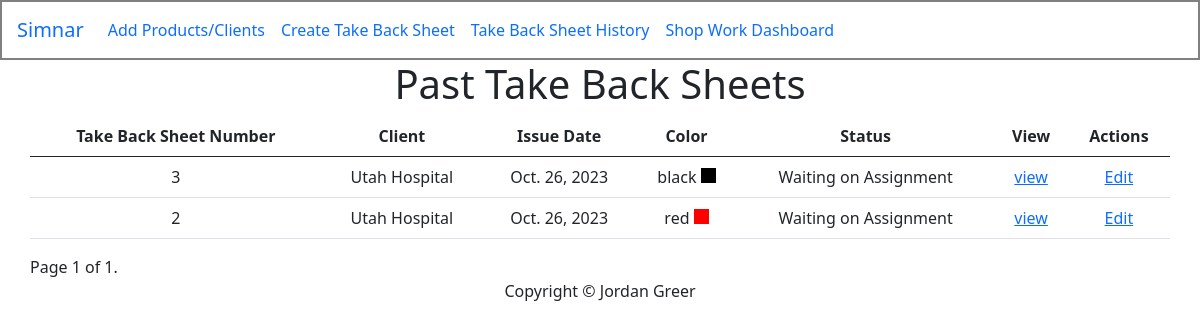
/workOrderHistory/ (signed in), run on an earlier commit of the app's database.
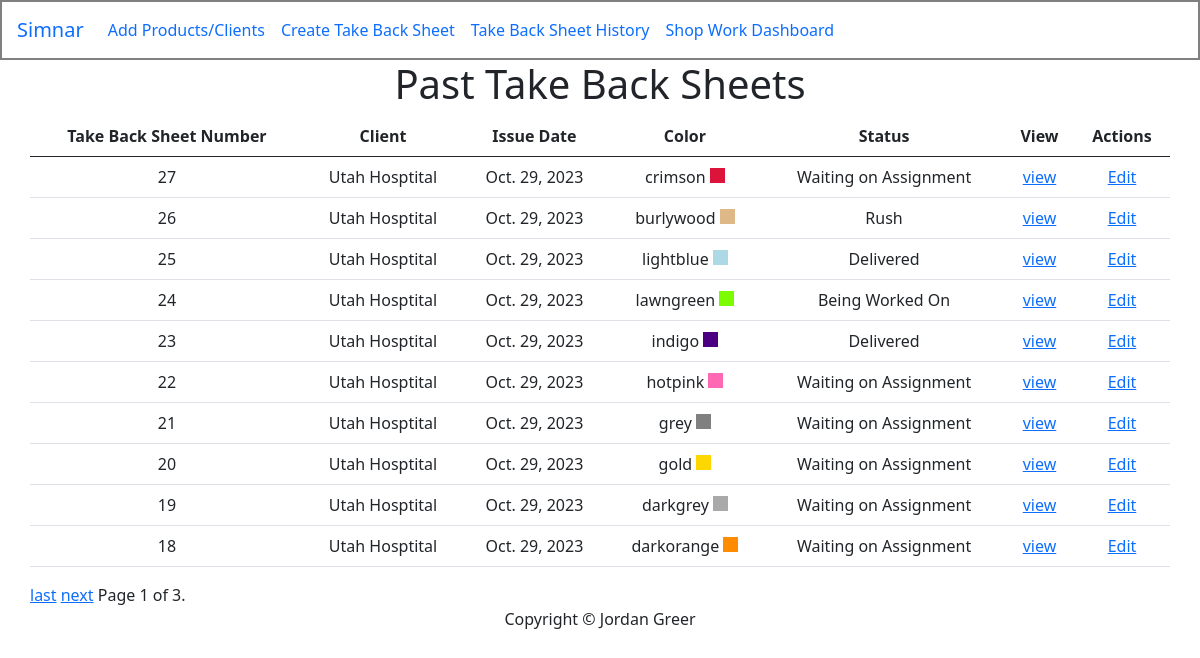
And on a later commit of the database.
### invoice/models.py (models this page shows)
class WorkOrders(models.Model):
    STATUS_CHOICES = [
        ('Waiting_on_Assignment', 'Waiting on Assignment'),
        ('Being_Worked_On', 'Being Worked On'),
        ('Ready', 'Ready'),
        ('Delivered', 'Delivered'),
        ('Rush', 'Rush'),
    ]
    workOrder_num = models.AutoField(primary_key=True)
    client = models.ForeignKey(Client, on_delete=models.CASCADE)
    workOrder_date = models.DateField()
    items = models.ManyToManyField(Product, through='WorkorderItem', blank=True)
    status = models.CharField(max_length=25, choices=STATUS_CHOICES, default="Waiting_on_Assignment")
    created_at = models.DateTimeField(auto_now_add=True)
    is_rush = models.BooleanField(default=False)
    return_by = models.DateField(null=True, default=None)
    quote_required = models.BooleanField(default=False)
    specialInstructions = models.CharField(max_length=250, default="", null=True, blank=True)
    created_by = models.CharField(max_length=100, blank=True, null=True)
    color = models.CharField(max_length=100, blank=True, null=True)
    def __str__(self):
        return str(self.workOrder_num)

class Client(models.Model):
    name = models.CharField(max_length=100)
    email = models.EmailField()
    phone = models.CharField(max_length=20)
    address = models.TextField()
    tax = models.FloatField(max_length=10, default= 0.0)
    created_by = models.CharField(max_length=100, blank=True, null=True)
    tax = models.FloatField(default=0.0)
    def __str__(self):
        return self.name

### trackingCard/views.py (the view)
# urls.py: path("workOrderHistory/", trackingCardViews.workOrderHistory, name="workOrderHistory"),
@login_required(login_url='invoice:loginPage')
def workOrderHistory(request):
    all_workOrders = WorkOrders.objects.order_by('-created_at')  # Ordering by created_at in descending order
    paginator = Paginator(all_workOrders, 10)  # Display 10 invoices per page (you can adjust the number)
    page = request.GET.get('page')
    workOrders = paginator.get_page(page)
    context = {'workOrders': workOrders}
    return render(request, 'tracking/workOrderHistory.html', context)

### trackingCard/templates/tracking/workOrderHistory.html (shortened to what this page needs)
{% extends "base/base.html" %}
{% block content %}
<div class="row">
    <h1>Past Take Back Sheets</h1>
</div>
<div class="row">
    <table class="table">
        <thead>
          <tr>
            <th>Take Back Sheet Number</th>
            <th>Client</th>
            <th>Issue Date</th>
            <th>Color</th>
            <th>Status</th>
            <th>View</th>
            <th>Actions</th>
          </tr>
        </thead>
        <tbody>
          {% for workOrder in workOrders %}
            <tr>
              <td>{{ workOrder.workOrder_num }}</td>
              <td>{{ workOrder.client }}</td>
              <td>{{ workOrder.workOrder_date }}</td>
              <td>
                {{ workOrder.color }}
                <div style="width: 15px; height: 15px; display: inline-block; background-color: {{ workOrder.color }};"></div>
              </td>
              <td>{{ workOrder.get_status_display }}</td>
              <td>
                <a href="{% url 'invoice:workOrderView' workOrder %}">view</a>
              </td>
              <td>
                <a href="{% url 'invoice:addItemsWorkOrder' workOrder.workOrder_num %}" >Edit</a>
              </td>
            </tr>
          {% empty %}
            <tr>
              <td colspan="4">No Take Back Sheets available.</td>
            </tr>
          {% endfor %}
        </tbody>
      </table>
      <div class="pagination">
        <span class="step-links">
          {% if workOrders.has_next %}
            <a href="?page={{ workOrders.paginator.num_pages }}">last</a>
            <a href="?page={{ workOrders.next_page_number }}">next</a>
          {% endif %}
          <span class="current-page">
            Page {{ workOrders.number }} of {{ workOrders.paginator.num_pages }}.
          </span>
        </span>
      </div>
</div>
{% endblock %}

What changed in the data, as far as the page shows it:
no longer on this page (row edited): WorkOrders: workOrder_num "3", client "Utah Hospital", workOrder_date "Oct. 26, 2023", color "black", status "Waiting on Assignment"
no longer on this page (row edited): WorkOrders: workOrder_num "2", client "Utah Hospital", workOrder_date "Oct. 26, 2023", color "red", status "Waiting on Assignment"
added WorkOrders: workOrder_num "27", client "Utah Hosptital", workOrder_date "Oct. 29, 2023", color "crimson", status "Waiting on Assignment"
added WorkOrders: workOrder_num "26", client "Utah Hosptital", workOrder_date "Oct. 29, 2023", color "burlywood", status "Rush"
added WorkOrders: workOrder_num "25", client "Utah Hosptital", workOrder_date "Oct. 29, 2023", color "lightblue", status "Delivered"
added WorkOrders: workOrder_num "24", client "Utah Hosptital", workOrder_date "Oct. 29, 2023", color "lawngreen", status "Being Worked On"
added WorkOrders: workOrder_num "23", client "Utah Hosptital", workOrder_date "Oct. 29, 2023", color "indigo", status "Delivered"
added WorkOrders: workOrder_num "22", client "Utah Hosptital", workOrder_date "Oct. 29, 2023", color "hotpink", status "Waiting on Assignment"
added WorkOrders: workOrder_num "21", client "Utah Hosptital", workOrder_date "Oct. 29, 2023", color "grey", status "Waiting on Assignment"
added WorkOrders: workOrder_num "20", client "Utah Hosptital", workOrder_date "Oct. 29, 2023", color "gold", status "Waiting on Assignment"
added WorkOrders: workOrder_num "19", client "Utah Hosptital", workOrder_date "Oct. 29, 2023", color "darkgrey", status "Waiting on Assignment"
added WorkOrders: workOrder_num "18", client "Utah Hosptital", workOrder_date "Oct. 29, 2023", color "darkorange", status "Waiting on Assignment"
Also different on the page:
{{ workOrders.paginator.num_pages }}: "1" → "3"
text now shown: "last next"
